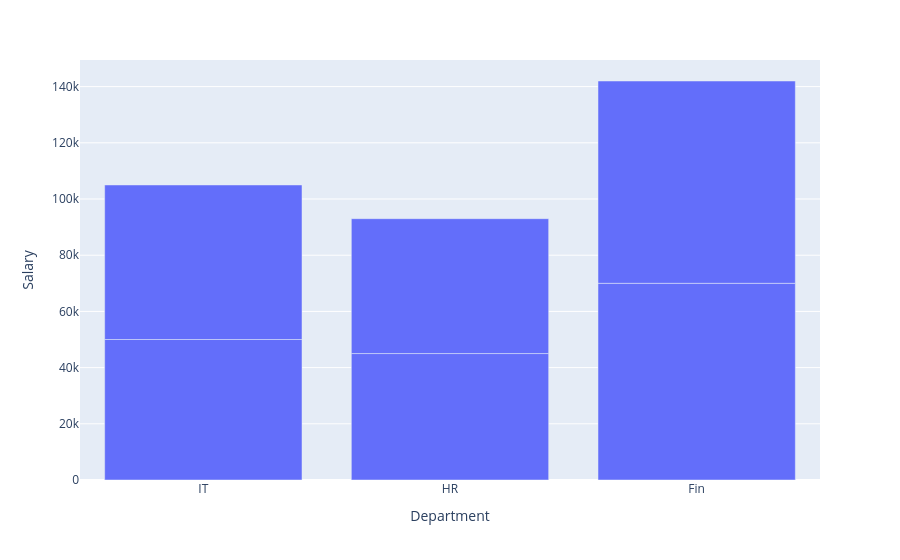

Write notebook code for a chart like this one.
### Code cell
fig = px.bar(df,
            x='Department',y='Salary')

fig.show()

### Figure 1 — Plotly figure (JSON) as saved in the notebook; plotly's stock layout.template omitted (floating-point values rounded to 4 significant figures)
{"data": [{"hovertemplate": "Department=%{x}<br>Salary=%{y}<extra></extra>", "legendgroup": "", "marker": {"color": "#636efa", "pattern": {"shape": ""}}, "name": "", "orientation": "v", "showlegend": false, "textposition": "auto", "type": "bar", "x": ["IT", "IT", "HR", "HR", "Fin", "Fin"], "xaxis": "x", "y": [50000, 55000, 45000, 48000, 70000, 72000], "yaxis": "y"}], "layout": {"barmode": "relative", "legend": {"tracegroupgap": 0}, "margin": {"t": 60}, "xaxis": {"anchor": "y", "domain": [0, 1], "title": {"text": "Department"}}, "yaxis": {"anchor": "x", "domain": [0, 1], "title": {"text": "Salary"}}}}
